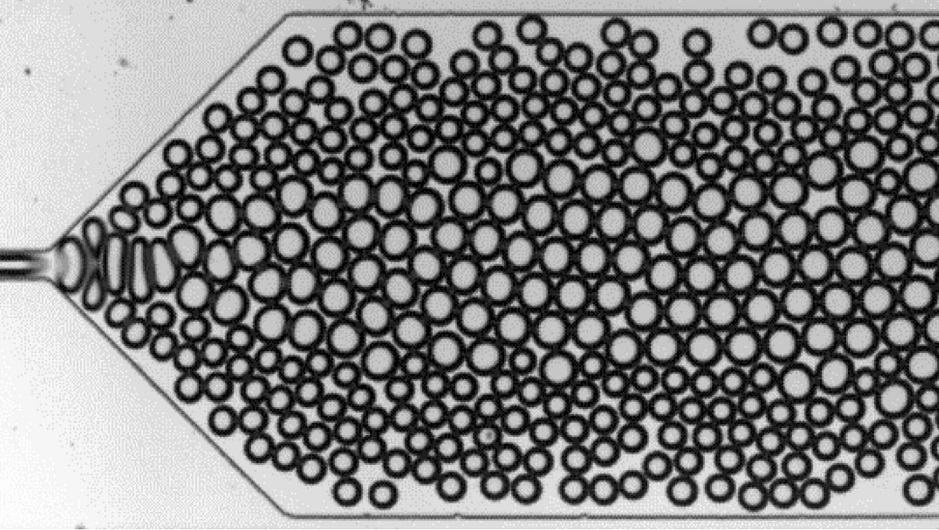
#> input picture resources/bubbles.jpg, 939 x 530 px; the run also reads 1 picture not shown here
$ jupyter execute --allow-errors Application_E_ScikitImage.ipynb   (shell and % lines are left out)
#> lines starting #> are read from the running program, lines starting #| are printed output that depends on the picture; after the words box and inside, x2 and y2 are one past the last pixel; in counts of white or black regions, pixels touching at a corner belong together
## Scikit Image : Traitement d'images

### Généralités

`Scikit-image` est un module qui vous permet d'effectuer de nombreuses tâches de traitement d'image sous Python, comme :

* le filtrage d'image, avec ses flous gaussiens et ses détections de contour (par exemple avec le filtre de Sobel)
* les opérations de seuillage à la main ou non, par exemple avec la méthode d'Otsu
* les opérations logiques sur les images binaires (ou non) permettant d'éroder des images ou de les dilater, et à partir de ces opérations d'ouvrir ou de fermer les 'trous' de certains motifs
* l'étiquetage (_labelling_) de données permettant de compter par exemple des objets et d'extraire leurs caractéristiques à partir d'une image binaire.

Ce tutoriel va considérer des cas concrets de traitement d'image (pas trop compliqués).

Sachez qu'il existe en plus des leçons et tutoriels proposés par les développeurs de `scikit-image`, [disponibles sur internet](https://scikit-image.org/skimage-tutorials/) notamment [en version interactive](https://github.com/scikit-image/skimage-tutorials). Pour accéder à la version interactive -- qui n'est plus complètement à jour, mais toujours utile --  cliquez sur le lien `Binder`, comme pour ce tutoriel, et allez ouvrir les fichiers dans le dossier `lectures`. Les éléments-clés du module sont assez bien expliqués.

Je vais me contenter dans ce tutoriel de vous expliquer comment on peut détecter des objets dans une image. J'en profiterai pour introduire certaines fonctions d'intérêt de `Scikit-Image`. Trois configurations seront étudiées :

1. [La détection de bulles, etc. ou tout objet qui a un contour sombre et un centre clair](#detection-de-bulles--seuillage-segmentation-dilatation-morphologique)
2. [La détection de particules ou tout objet uniformément clair ou sombre par rapport au fond par _watershed_](#Detection-de-particules-1--filtre-gaussien-contraste-adaptatif-watershed)
3. [La détection de particules par transformée de Hough circulaire](#Detection-de-particules-2--filtre-de-Canny-et-transformee-de-Hough)

### Detection de bulles : seuillage, segmentation, dilatation morphologique

L'objectif ici va être de détecter le contour de particules -- des bulles -- d'un écoulement microfluidique, plus particulièrement celui-ci (Crédits : [Biswal Lab, Université de Rice](https://news2.rice.edu/2018/12/06/tiny-bubbles-break-each-other-up/)) :

L'image est bien contrastée et plutôt homogène en luminosité. Elle souffre cependant d'une quantification du nombre de couleurs (on peut le voir à gauche, il y a des "grains" sombres ou clairs dans une forêt de pixels plus clairs ou sombres à la place d'un gradient propre de luminosité).

#### Première étape : seuillage

Segmenter une image s'effectue généralement sur une image binaire, c'est à dire qui contient seulement des zéros (0) et des (1). On peut seuiller une image standard pour la transformer en image binaire. Se pose alors souvent la question du _choix_ de ce seuil. On peut le prendre à la main, à l'aide notamment d'un histogramme :

[cell 1]
import numpy as np
import matplotlib.pyplot as plt
from PIL import Image

my_image = np.array(Image.open('resources/bubbles.jpg').convert('L'))   # Convert to grayscale

fig, ax = plt.subplots()
hist, bins = np.histogram(my_image.ravel(), bins=255)
#> hist = 255 values, max 9734 at index 0, min 514 at index 253, mean 1951.6; bins = 256 values from 0 to 255

ax.bar(x=bins[1:], height=hist, width=np.diff(bins[:2]), bottom=0, align='edge')
ax.set_xlabel('luminosity')
ax.set_ylabel('counts')

plt.show()
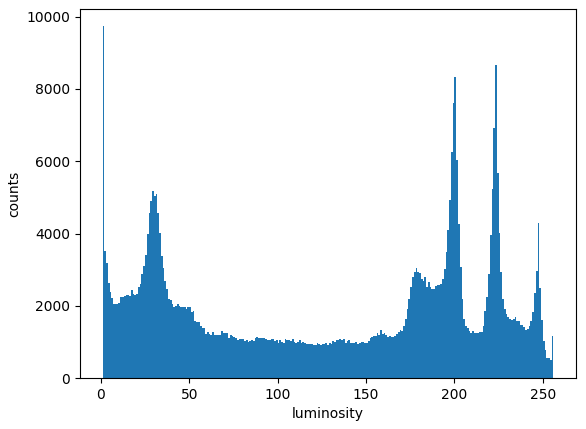
#> figure drawn by matplotlib, 1 panel; tallest bar 9734 high, from x = 1 to 2

On se dit alors qu'on pourrait choisir un seuil aux alentours de 100-120 et le tour est joué ! Sachez qu'il existe des méthodes automatiques de `Scikit-Image` qui permettront de retrouver automatiquement une valeur `optimale` du seuil, par exemple la méthode d'[Otsu](https://fr.wikipedia.org/wiki/M%C3%A9thode_d%27Otsu) ou celle du [minimum bimodal](https://scikit-image.org/docs/dev/api/skimage.filters.html#skimage.filters.threshold_minimum).

[cell 2]
from skimage.filters import threshold_otsu, threshold_minimum

otsu = threshold_otsu(my_image)
#> otsu = 120
mini = threshold_minimum(my_image)
#> mini = 121

print(f'Otsu threshold : {otsu}, Bimodal threshold : {mini}.')
#| Otsu threshold : 120, Bimodal threshold : 121.

Les valeurs sont bien dans les clous ! On peut alors définir et afficher l'image binaire seuillée très simplement :

[cell 3]
bin_img = my_image > otsu + 20
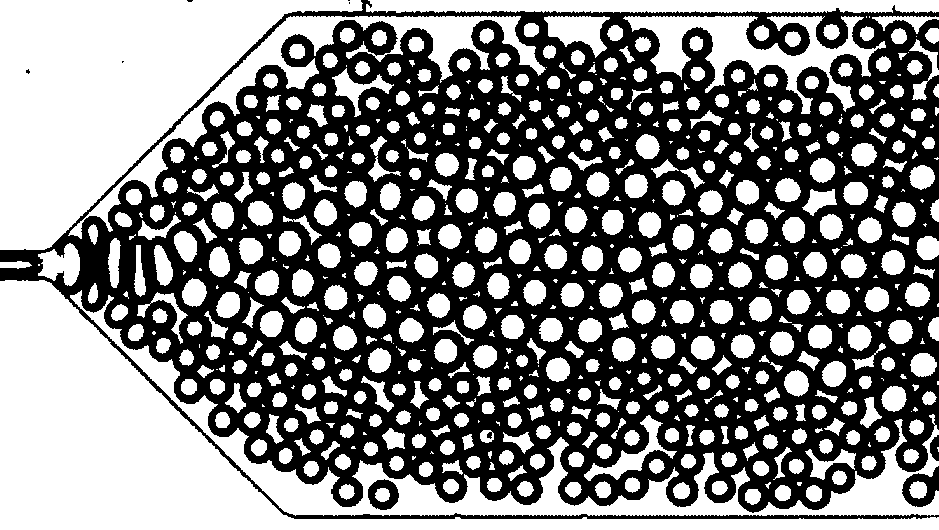
#> bin_img: shape (530, 939) bool; 50.7% white; 9 black regions (5 under 20 px), largest, box (x1, y1, x2, y2) and area: (0, 0, 939, 519) 243834, (902, 466, 939, 507) 752, (368, 479, 399, 510) 577, (930, 435, 939, 461) 172

fig, ax = plt.subplots(ncols=2)
fig.set_size_inches(w=14,h=5)
ax[0].imshow(my_image, cmap='gray')
ax[0].set_title('Original')
ax[1].imshow(bin_img, cmap='gray')
ax[1].set_title('Thresholded')
plt.show()

Si votre contraste n'est pas bon ou votre lumière est inhomogène, je vous laisse jeter un oeil à la documentation de `scikit-image` (allez regarder notamment la leçon sur les filtres [_top-hat_](https://github.com/scikit-image/skimage-tutorials/blob/main/lectures/5_tophat_filters.ipynb), plutôt bien faite).

#### Segmentation de l'image

Vous l'aurez sûrement constaté, nos objets forment en fait des anneaux "sombres" entre un bord extérieur clair (quoique, pas toujours _si_ clair) et un bord intérieur clair (là, c'est toujours le cas). Essayons de demander naïvement à la fonction `skimage.measure.label()` de compter les objets -- __clairs__ par défaut -- de mon image et de présenter les résultats dans un dictionnaire avec la fonction `skimage.measure.regionprops_table()`. On lui demande de synthétiser certaines propriétés pour nous ([la liste des propriétés valides est disponible ici](https://scikit-image.org/docs/stable/api/skimage.measure.html#skimage.measure.regionprops)):

[cell 4]
import skimage.measure as ms
import numpy as np
import matplotlib.pyplot as plt
from PIL import Image


my_image = np.array(Image.open('resources/bubbles.jpg').convert('L'))   # Convert to grayscale
bin_img = my_image > otsu
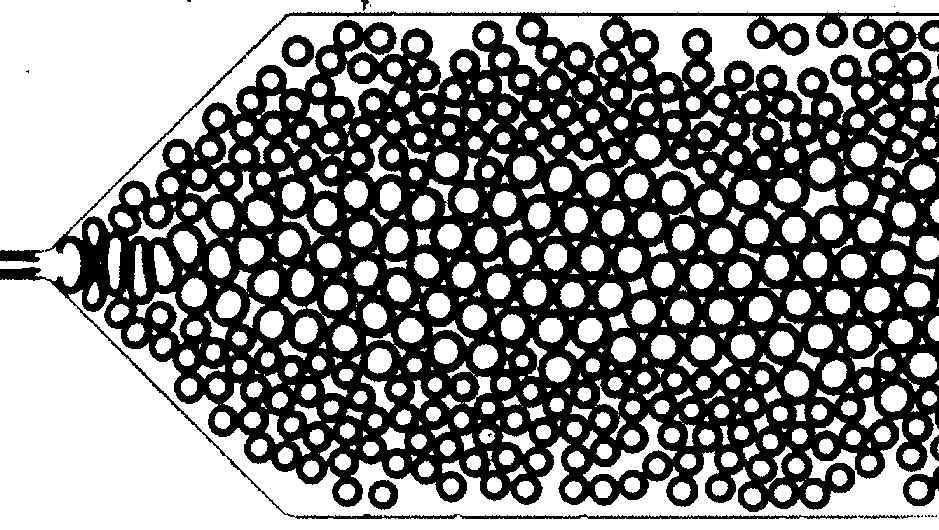
#> bin_img: shape (530, 939) bool; 54.7% white; 22 black regions (13 under 20 px), largest, box (x1, y1, x2, y2) and area: (0, 11, 939, 519) 222817, (903, 466, 939, 506) 680, (281, 35, 314, 67) 601
label_img = ms.label(bin_img)
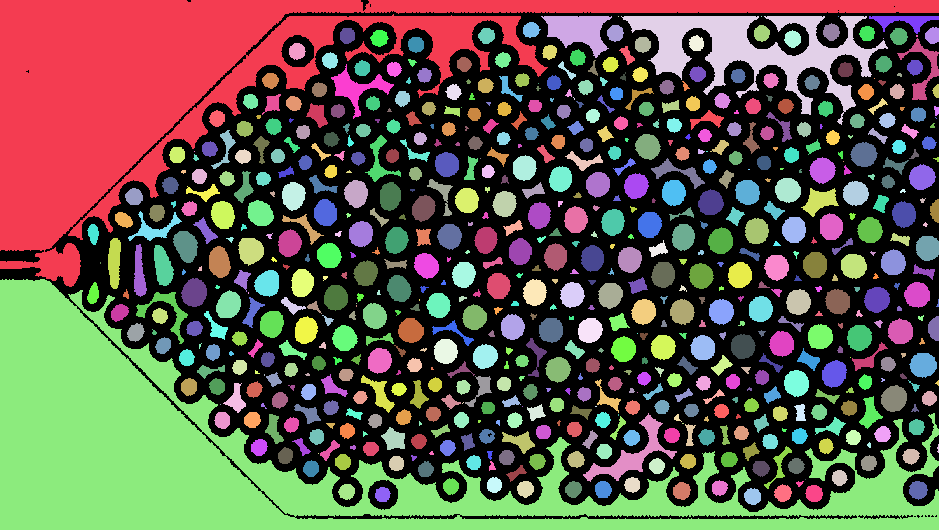
#> label_img: shape (530, 939) int32; 697 distinct labels, from 0 to 696; one colour per label, 0 black
props  = ms.regionprops_table(label_img, properties=['label', 'centroid', 'area', 'eccentricity'])
#> props = 5 items
props.keys()

fig, ax = plt.subplots()
ax.imshow(label_img)

##### Sélection par la taille
En fait ici l'algorithme ne fait pas la distinction entre les _vraies bulles_ dont le centre est clair et les _interstices_ entre bulles qui sont également clairs, mais moins circulaires. C'est somme toute logique ! On peut tout d'abord déjà filtrer par taille les objets que nous avons trouvés. S'ils sont trop grands, on va les sortir, et s'ils sont trop petits également. Aidons-nous de [Pandas](./Application_D_Pandas.ipynb) et filtrons les valeurs les plus aberrantes :

[cell 5]
# Selection based on size

import pandas as pd
data = pd.DataFrame(data=props)
#> data = table of 696 rows and 5 columns

bad_area = (data['area'] < 100) | (data['area'] > 1000)  # Define selection for spurious areas
bad_labels = data.loc[bad_area,'label']                   # Find labels corresponding to spurious areas
for bad_label in bad_labels:
    label_img[label_img == bad_label] = 0             # Remove regions corresponding to bad labels from image
#> this loop made 254 passes
#> bad_label on passes 7 to 9: 20, 23, 34
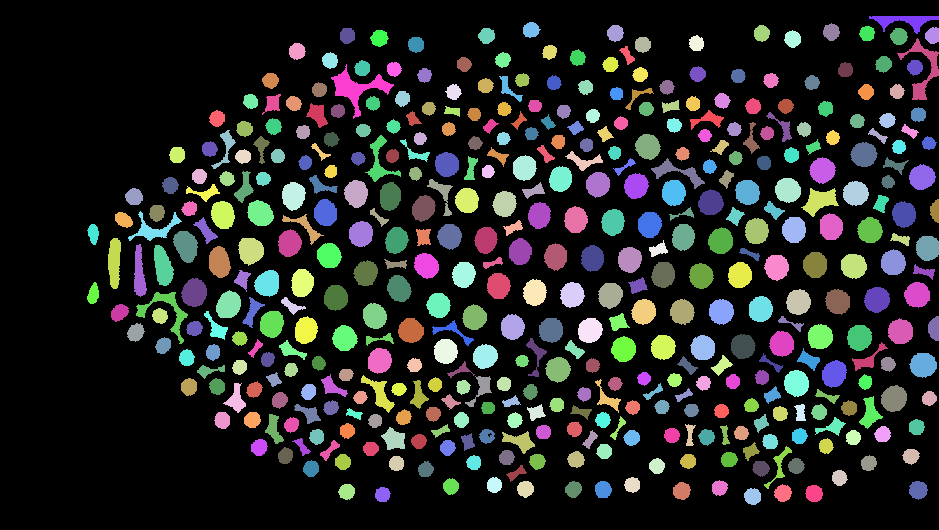
#> label_img: shape (530, 939) int32; 443 distinct labels, from 0 to 696; one colour per label, 0 black

fig, ax = plt.subplots()
ax.imshow(label_img)

##### Sélection par la convexité

Une possibilité supplémentaire pour nous débarrasser des derniers objets un peu embêtants va consister à les trier par convexité, ou plus précisément selon leur _solidité_, c'est à dire le nombre de pixels de l'objet sur le nombre de pixels de [l'enveloppe convexe de l'objet](https://scikit-image.org/docs/dev/auto_examples/edges/plot_convex_hull.html). La quantité est donc comprise entre 1 (objet convexe) et 0 (un truc vraiment concave de chez concave).

[cell 6]
clean_data = pd.DataFrame(data=ms.regionprops_table(label_img, properties=['label', 'centroid', 'area', 'eccentricity', 'solidity']))
#> clean_data = table of 442 rows and 6 columns

bad_solidity = clean_data['solidity'] < 0.90
bad_labels = clean_data.loc[bad_solidity,'label']          # Find labels corresponding to spurious areas
for bad_label in bad_labels:
    label_img[label_img == bad_label] = 0       # Remove regions corresponding to bad labels from image
#> this loop made 117 passes
#> bad_label on passes 1 to 8: 7, 24, 27, 41, 53, 71, 77, 89
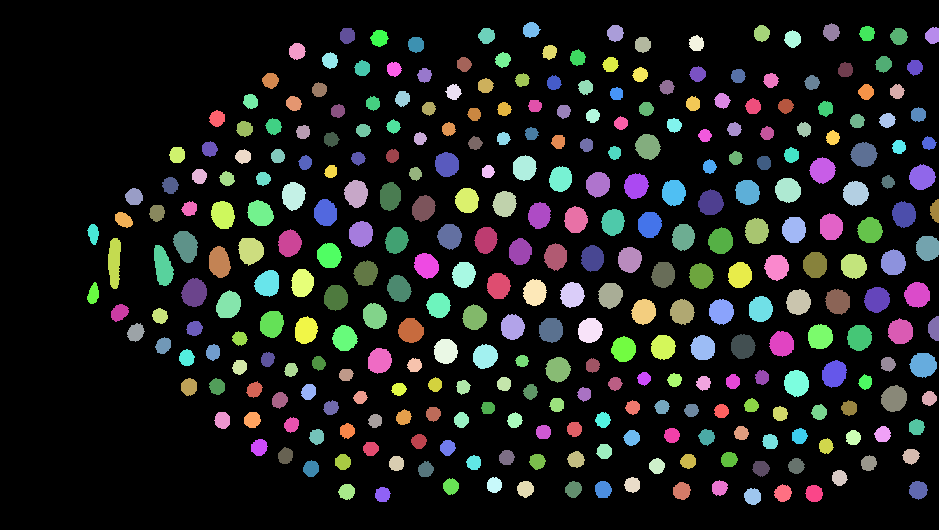
#> label_img: shape (530, 939) int32; 326 distinct labels, from 0 to 696; one colour per label, 0 black

fig, ax = plt.subplots()
ax.imshow(label_img)

plt.show()

Et voilà ! On est plutôt bien propre :-), on a détecté l'intérieur de quasiment toutes nos bulles.

##### Sélection par l'excentricité

De la même manière, on peut s'affranchir de pas mal d'objets qui ne sont pas des bulles si on supprime tous les objets qui ne sont pas suffisamment ronds. Pour cela, on va filtrer nos objets en fonction de leur excentricité. On applique cette "moulinette" sur les objets déjà filtrés en taille :

[cell 7]
clean_data = pd.DataFrame(data=ms.regionprops_table(label_img, properties=['label', 'centroid', 'area', 'eccentricity']))
#> clean_data = table of 325 rows and 5 columns

bad_ecc = (data['eccentricity'] > 0.80)         # Define selection for bad eccentricities
bad_labels = data.loc[bad_ecc,'label']          # Find labels corresponding to spurious areas
for bad_label in bad_labels:
    label_img[label_img == bad_label] = 0       # Remove regions corresponding to bad labels from image
#> this loop made 148 passes
#> bad_label on passes 3 to 10: 4, 7, 24, 27, 36, 38, 53, 62
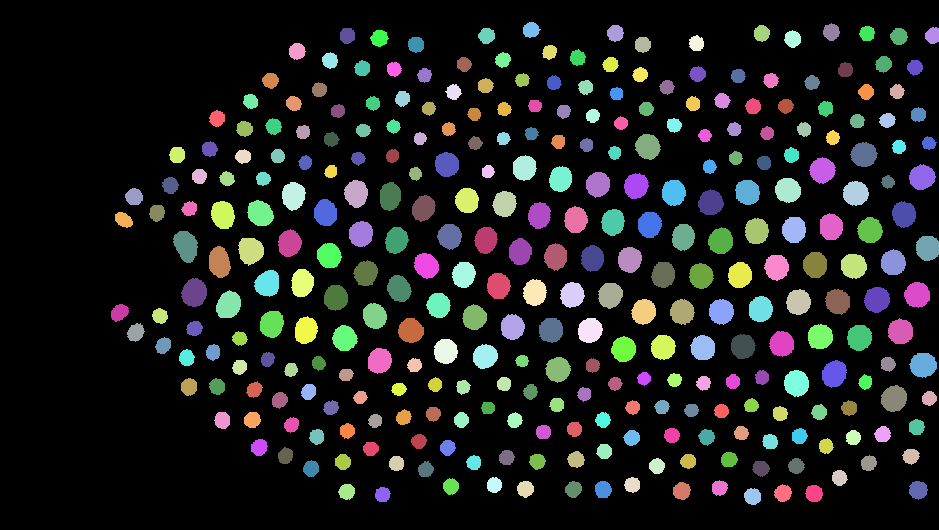
#> label_img: shape (530, 939) int32; 320 distinct labels, from 0 to 696; one colour per label, 0 black

fig, ax = plt.subplots()
ax.imshow(label_img)

plt.show()

#### Retrouver le diamètre _extérieur_ des bulles ?

On a réussi à isoler la partie _intérieure_ des bulles de notre système. Mais ... euh ... comment peut-on alors remonter à une mesure (on l'espère fiable) du diamètre _externe_ de nos bulles ? Une idée pas si bête va consister à simplement ajouter une quantité _arbitraire_ de pixels autour de la partie intérieure (une _épaisseur_). Pour cela, on va effectuer ce qu'on appelle une [_opération morphologique de dilatation_](https://en.wikipedia.org/wiki/Dilation_(morphology)) (ouh, le gros mot !).

Le concept n'est pas si compliqué que ça : les pixels à zéro (hors de tout objet) mais avoisinant les pixels pas à zéro (dans un objet) vont être _inclus_ dans l'objet. On peut répéter l'opération plusieurs fois. Je vais devoir définir mon voisinage à partir d'une matrice, où mon pixel d'intérêt est au 'centre' et les coefficients mis à 1 représentent les pixels voisins de mon pixel d'intérêt. __Hein__ ? Prenons un exemple : si je veux juste choisir les pixels _premiers voisins_ (sans les diagonales), je peux définir ma matrice de voisinage comme :

$$\mathcal{V} =  \left ( \begin{array}{ccc} 0 & 1 & 0 \\ 1 & 1 & 1 \\ 0 & 1 & 0 \end{array} \right ) $$

(__Mini-exercice__ : Essayez de voir à quoi ressemblera une matrice de voisinage où vous considérez également les pixels voisins en diagonale)

Une fois qu'on a défini un voisinage (ou une _taille_ de voisinage), on peut superposer l'image initiale et les bulles détectées et voir si l'accord est bon, par exemple de la manière suivante. Cela va en général bien fonctionner si tous vos objets ont un contour ayant la même épaisseur.

[cell 8]
import skimage.morphology as mph
import matplotlib.cm as cm

def dilation_neighborhood(size=9):
    """This function defines a neighborhood for morphological dilation
    based on a _size_ (default 9)"""
    X, Y = np.meshgrid(np.arange(1,size*2), np.arange(1,size*2))
    return (X-size)**2 + (Y-size)**2 < (size-1)**2

dilated_img = mph.dilation(label_img, dilation_neighborhood(size=9))
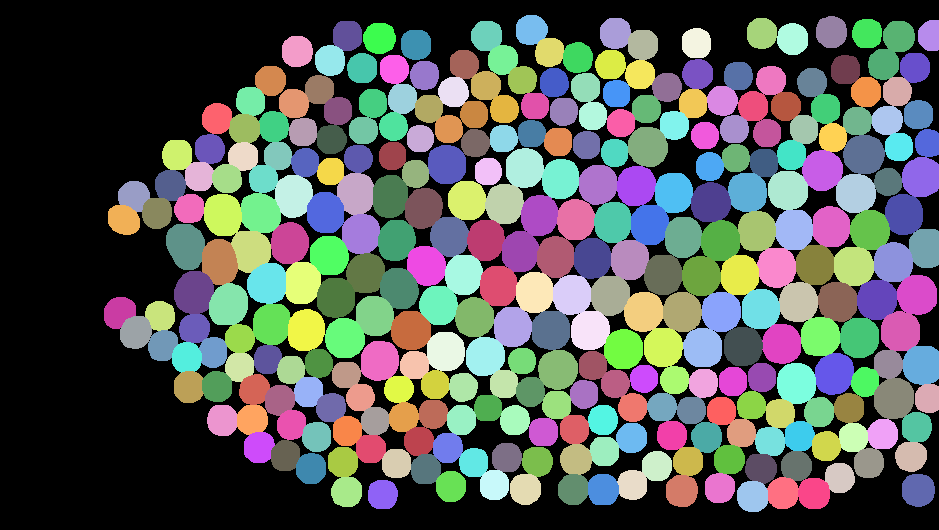
#> dilated_img: shape (530, 939) int32; 320 distinct labels, from 0 to 696; one colour per label, 0 black

# Overlay original image and dilated image with individual colors for each bubble
cmap = cm.get_cmap('prism')
cmap.set_under('gray')
fig, ax = plt.subplots()
ax.imshow(my_image, cmap='gray')
ax.imshow(dilated_img, cmap=cmap, alpha=0.5, vmin=0.5)

plt.show()

Vous pouvez alors enfin re-lancer la moulinette des _propriétés_ avec `skimage.measure.regionprops_table()` sur l'image correctement étiquetée, pour avoir par exemple la distribution de taille de vos bulles. On peut les comparer aux tailles de bulles 'non dilatées' pour vérifier que rien n'est allé de travers lors de la dilatation :

[cell 9]
int_objs = pd.DataFrame(ms.regionprops_table(label_img, properties=['label', 'centroid', 'area', 'eccentricity', 'solidity']))
#> int_objs = table of 319 rows and 6 columns
ext_objs = pd.DataFrame(ms.regionprops_table(dilated_img, properties=['label', 'centroid', 'area', 'eccentricity', 'solidity']))
#> ext_objs = table of 319 rows and 6 columns
int_radius = np.sqrt(int_objs['area']/np.pi)
ext_radius = np.sqrt(ext_objs['area']/np.pi)

int_hist, int_bins = np.histogram(int_radius, bins=np.linspace(0,30,100))
#> int_hist = 99 values, max 54 at index 41, min 0 at index 0, mean 3.22; int_bins = 100 values from 0 to 30
ext_hist, ext_bins = np.histogram(ext_radius, bins=np.linspace(0,30,100))
#> ext_hist = 99 values, max 53 at index 66, min 0 at index 0, mean 3.22; ext_bins = 100 values from 0 to 30

fig, ax = plt.subplots()
ax.bar(x=ext_bins[1:], height=ext_hist, width=np.diff(ext_bins[:2]), bottom=0, align='edge', facecolor='red')
# ax.bar(x=int_bins[1:], height=int_hist, width=np.diff(int_bins[:2]), bottom=0, align='edge', facecolor='blue', alpha=0.25)
ax.set_xlabel('Radius (px)')
ax.set_ylabel('Number of bubbles')
plt.show()
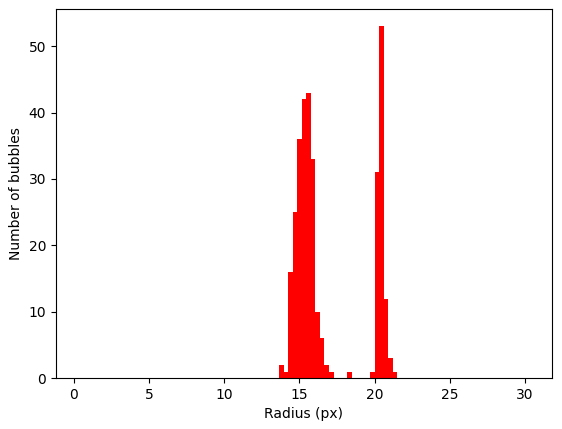
#> figure drawn by matplotlib, 1 panel; tallest bar 53 high, from x = 20.3 to 20.61

### Detection de particules 1 : filtre gaussien, contraste adaptatif, _watershed_

Dans cette partie, nous allons nous intéresser à une image où cette fois-ci on a des particules (ici sombres) sur un fond clair, avec pas mal de bruit. On devine quand même de nombreuses particules, et nous allons essayer ici de les détecter du mieux qu'on peut. Ce ne sera peut-être pas parfait, mais vous verrez on s'en sort finalement.

#### Pré-traitements : flou gaussien et contraste adaptatif

L'image n'est pas illuminée complètement de la même manière sur la totalité de l'image, et on observe pas mal de bruit lié aux (infimes) différences d'indice optique entre les particules et le fluide (fluorescent). On peut remédier à ce problème en appliquant un filtre passe-bas à l'image avec la fonction `skimage.filters.gaussian()`. Elle prend en entrée l'image initiale et une taille (en px) sur laquelle le flou va s'effectuer.

_Note_ : la fonction vous renverra une image avec des valeurs comprises entre 0 et 1, à moins que vous indiquiez l'argument supplémentaire `preserve_range=True`.

On va ensuite appliquer un algorithme de contraste adaptatif, qui va _en gros_ effectuer un histogramme local de notre image dans différentes boîtes (on en fixera la taille), qui les comparera entre différentes régions de l'image et normalisera le contraste local de l'image afin que tous les histogrammes aient les mêmes propriétés (moyenne et variance). On appelle cet algorithme le [_CLAHE_](https://en.wikipedia.org/wiki/Adaptive_histogram_equalization). La fonction s'appelle `skimage.exposure.equalize_adapthist()` sous Scikit-Image :

[cell 10]
import numpy as np
import matplotlib.pyplot as plt
import skimage.filters as filt
import skimage.exposure as expos
from PIL import Image

my_image = np.array(Image.open('resources/FredBlanc_Particles.png').convert('L'))
#> (the rest of the program and of its run is left out)
